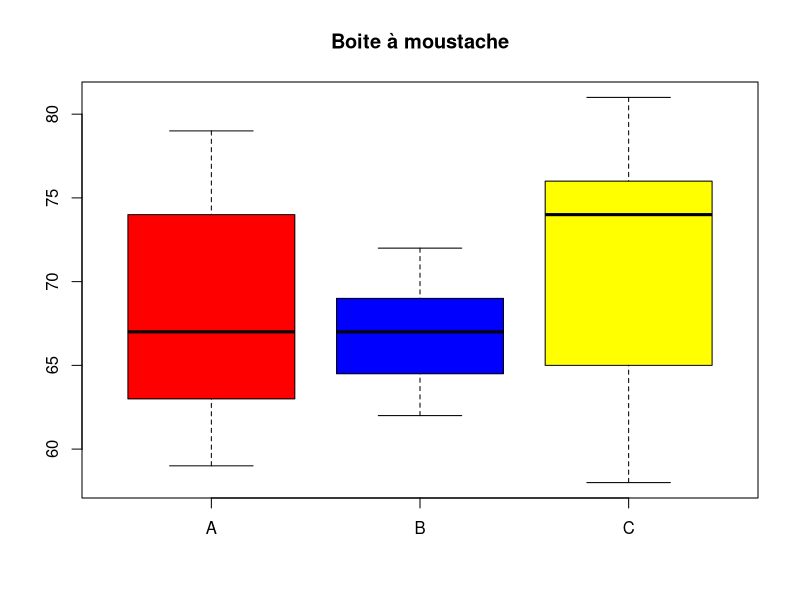

Source code (R):
## ---- chunk 1
#On initialise les 3 variables

A1 <- c(63,59,63,65,79,63,76,64,62,74,74,77,78,69,64,74,71,63,74,64)
B1 <- c(64,69,67,67,66,70,68,62,69,65,64,69,72,68,72,64,69,67,65,63)
C1 <- c(65,58,65,76,68,75,77,64,75,78,58,68,73,76,76,59,65,75,77,81)
## ---- chunk 2

#fonction calculant le mode
getmode <- function(v) {
  uniqv <- unique(v)
  uniqv[which.max(tabulate(match(v, uniqv)))]
}


#On indique les valeurs de tendances centrale
cenA1 <- c(mean(A1),getmode(A1),median(A1))
cenB1 <- c(mean(B1),getmode(B1),median(B1))
cenC1 <- c(mean(C1),getmode(C1),median(C1))

cen <- rbind(cenA1,cenB1,cenC1)
cen
## ---- chunk 3
#On indique les valeurs de position
posA1 <- quantile(A1)
posB1 <- quantile(B1)
posC1 <- quantile(C1)
pos <- rbind(posA1,posB1,posC1)

#une fonction calculant les écart à la moyenne
ecart <- function(x){
  s = 0
  n = length(x)
  for (i in 1:n) {
    s = s + abs(x[i]-mean(x))
  }
  return(s/n)
}

#On indique les valeurs de dispersion
dispA1 <- c(var(A1),sd(A1),ecart(A1))
dispB1 <- c(var(B1),sd(B1),ecart(B1))
dispC1 <- c(var(C1),sd(C1),ecart(C1))
disp <- rbind(dispA1,dispB1,dispC1)
disp

#on regroupe les valeurs
val <- cbind(cen,pos,disp)
row.names(val) <- c('A','B','C')
colnames(val) <- c('moy','mode','med','min','Q1','med','Q3','max','var','sd','écart_moy')
val

#Boite à moustache
boxplot(A1,B1,C1,col = c('red','blue','yellow'),main = "Boite à moustache", names = c('A','B','C'))
